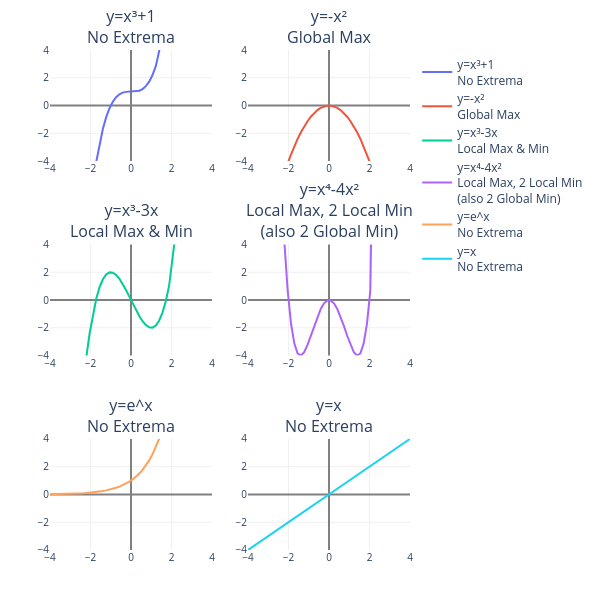

Notebook code cell kept with this figure:
### Markdown cell above
We can see from the graph above that $f(x)$ has the following extrema:
- global minimum at $x=-2$
- a local maximum at $x=0$
- a local minimum at $x=1$

:::{tip} Activity 4
:class: dropdown
Using the graph and intuitive definition of $\frac{\text{d}}{\text{d}x}f(x)$, explain the placement of each of $f(x)$'s critical points.

*Hint: think about what it means for $\frac{\text{d}}{\text{d}x}f(x)$ to be negative, 0, and positive*
:::

A key use case for critical points is in optimization problems, where you want to find the maximum or minimum value given some constraints.  

It's completely possible for functions to not have any global or local extrema, or any extrema at all. For example, our graph above doesn't have a global maximum, since the function infinitely increasing for all $x<-2$ and $x>1$. The plots below are some additional examples of functions with varying amounts and types of extrema.

### Code cell
from utils import plot_functions_grid
import numpy as np
f_0 = lambda x: x**3 + 1
f_1 = lambda x: -x**2
f_2 = lambda x: x**3 - 3*x
f_3 = lambda x: x**4 - 4*x**2
f_4 = lambda x: np.exp(x)
f_5 = lambda x: x
f_list = [f_0, f_1, f_2, f_3, f_4, f_5]
f_titles = ["y=x³+1<br>No Extrema", 
            "y=-x²<br>Global Max",
            "y=x³-3x<br>Local Max & Min", 
            "y=x⁴-4x²<br>Local Max, 2 Local Min<br>(also 2 Global Min)",
            "y=e^x<br>No Extrema",
            "y=x<br>No Extrema"]
x_range = (-4, 4)
y_range = (-4, 4)
plot_functions_grid(f_list, f_titles, x_range=x_range, y_range=y_range, rows=3, cols=2)

### Figure 1 — Plotly figure (JSON) as saved in the notebook; plotly's stock layout.template omitted (floating-point values rounded to 4 significant figures)
{"data": [{"mode": "lines", "name": "y=x³+1<br>No Extrema", "type": "scatter", "x": [-4, -3.837, -3.673, -3.51, -3.347, -3.184, -3.02, -2.857, -2.694, -2.531, -2.367, -2.204, -2.041, -1.878, -1.714, -1.551, -1.388, -1.224, -1.061, -0.898, -0.7347, -0.5714, -0.4082, -0.2449, -0.08163, 0.08163, 0.2449, 0.4082, 0.5714, 0.7347, 0.898, 1.061, 1.224, 1.388, 1.551, 1.714, 1.878, 2.041, 2.204, 2.367, 2.531, 2.694, 2.857, 3.02, 3.184, 3.347, 3.51, 3.673, 3.837, 4], "xaxis": "x", "y": [-63, -55.48, -48.57, -42.25, -36.49, -31.27, -26.55, -22.32, -18.55, -15.21, -12.27, -9.707, -7.5, -5.619, -4.038, -2.731, -1.673, -0.836, -0.1951, 0.2759, 0.6034, 0.8134, 0.932, 0.9853, 0.9995, 1.001, 1.015, 1.068, 1.187, 1.397, 1.724, 2.195, 2.836, 3.673, 4.731, 6.038, 7.619, 9.5, 11.71, 14.27, 17.21, 20.55, 24.32, 28.55, 33.27, 38.49, 44.25, 50.57, 57.48, 65], "yaxis": "y"}, {"mode": "lines", "name": "y=-x²<br>Global Max", "type": "scatter", "x": [-4, -3.837, -3.673, -3.51, -3.347, -3.184, -3.02, -2.857, -2.694, -2.531, -2.367, -2.204, -2.041, -1.878, -1.714, -1.551, -1.388, -1.224, -1.061, -0.898, -0.7347, -0.5714, -0.4082, -0.2449, -0.08163, 0.08163, 0.2449, 0.4082, 0.5714, 0.7347, 0.898, 1.061, 1.224, 1.388, 1.551, 1.714, 1.878, 2.041, 2.204, 2.367, 2.531, 2.694, 2.857, 3.02, 3.184, 3.347, 3.51, 3.673, 3.837, 4], "xaxis": "x2", "y": [-16, -14.72, -13.49, -12.32, -11.2, -10.14, -9.123, -8.163, -7.257, -6.404, -5.604, -4.858, -4.165, -3.525, -2.939, -2.406, -1.926, -1.499, -1.126, -0.8063, -0.5398, -0.3265, -0.1666, -0.05998, -0.006664, -0.006664, -0.05998, -0.1666, -0.3265, -0.5398, -0.8063, -1.126, -1.499, -1.926, -2.406, -2.939, -3.525, -4.165, -4.858, -5.604, -6.404, -7.257, -8.163, -9.123, -10.14, -11.2, -12.32, -13.49, -14.72, -16], "yaxis": "y2"}, {"mode": "lines", "name": "y=x³-3x<br>Local Max & Min", "type": "scatter", "x": [-4, -3.837, -3.673, -3.51, -3.347, -3.184, -3.02, -2.857, -2.694, -2.531, -2.367, -2.204, -2.041, -1.878, -1.714, -1.551, -1.388, -1.224, -1.061, -0.898, -0.7347, -0.5714, -0.4082, -0.2449, -0.08163, 0.08163, 0.2449, 0.4082, 0.5714, 0.7347, 0.898, 1.061, 1.224, 1.388, 1.551, 1.714, 1.878, 2.041, 2.204, 2.367, 2.531, 2.694, 2.857, 3.02, 3.184, 3.347, 3.51, 3.673, 3.837, 4], "xaxis": "x3", "y": [-52, -44.97, -38.55, -32.72, -27.45, -22.72, -18.49, -14.75, -11.47, -8.614, -6.165, -4.095, -2.377, -0.9861, 0.105, 0.9218, 1.491, 1.837, 1.989, 1.97, 1.808, 1.528, 1.156, 0.72, 0.2444, -0.2444, -0.72, -1.156, -1.528, -1.808, -1.97, -1.989, -1.837, -1.491, -0.9218, -0.105, 0.9861, 2.377, 4.095, 6.165, 8.614, 11.47, 14.75, 18.49, 22.72, 27.45, 32.72, 38.55, 44.97, 52], "yaxis": "y3"}, {"mode": "lines", "name": "y=x⁴-4x²<br>Local Max, 2 Local Min<br>(also 2 Global Min)", "type": "scatter", "x": [-4, -3.837, -3.673, -3.51, -3.347, -3.184, -3.02, -2.857, -2.694, -2.531, -2.367, -2.204, -2.041, -1.878, -1.714, -1.551, -1.388, -1.224, -1.061, -0.898, -0.7347, -0.5714, -0.4082, -0.2449, -0.08163, 0.08163, 0.2449, 0.4082, 0.5714, 0.7347, 0.898, 1.061, 1.224, 1.388, 1.551, 1.714, 1.878, 2.041, 2.204, 2.367, 2.531, 2.694, 2.857, 3.02, 3.184, 3.347, 3.51, 3.673, 3.837, 4], "xaxis": "x4", "y": [192, 157.8, 128.1, 102.5, 80.68, 62.19, 46.74, 33.99, 23.64, 15.4, 8.991, 4.168, 0.6869, -1.674, -3.119, -3.835, -3.995, -3.749, -3.236, -2.575, -1.868, -1.2, -0.6386, -0.2363, -0.02661, -0.02661, -0.2363, -0.6386, -1.2, -1.868, -2.575, -3.236, -3.749, -3.995, -3.835, -3.119, -1.674, 0.6869, 4.168, 8.991, 15.4, 23.64, 33.99, 46.74, 62.19, 80.68, 102.5, 128.1, 157.8, 192], "yaxis": "y4"}, {"mode": "lines", "name": "y=e^x<br>No Extrema", "type": "scatter", "x": [-4, -3.837, -3.673, -3.51, -3.347, -3.184, -3.02, -2.857, -2.694, -2.531, -2.367, -2.204, -2.041, -1.878, -1.714, -1.551, -1.388, -1.224, -1.061, -0.898, -0.7347, -0.5714, -0.4082, -0.2449, -0.08163, 0.08163, 0.2449, 0.4082, 0.5714, 0.7347, 0.898, 1.061, 1.224, 1.388, 1.551, 1.714, 1.878, 2.041, 2.204, 2.367, 2.531, 2.694, 2.857, 3.02, 3.184, 3.347, 3.51, 3.673, 3.837, 4], "xaxis": "x5", "y": [0.01832, 0.02156, 0.02539, 0.02989, 0.03519, 0.04143, 0.04878, 0.05743, 0.06762, 0.07961, 0.09373, 0.1104, 0.1299, 0.153, 0.1801, 0.212, 0.2496, 0.2939, 0.346, 0.4074, 0.4797, 0.5647, 0.6649, 0.7828, 0.9216, 1.085, 1.277, 1.504, 1.771, 2.085, 2.455, 2.89, 3.402, 4.006, 4.716, 5.553, 6.537, 7.697, 9.062, 10.67, 12.56, 14.79, 17.41, 20.5, 24.14, 28.42, 33.46, 39.39, 46.37, 54.6], "yaxis": "y5"}, {"mode": "lines", "name": "y=x<br>No Extrema", "type": "scatter", "x": [-4, -3.837, -3.673, -3.51, -3.347, -3.184, -3.02, -2.857, -2.694, -2.531, -2.367, -2.204, -2.041, -1.878, -1.714, -1.551, -1.388, -1.224, -1.061, -0.898, -0.7347, -0.5714, -0.4082, -0.2449, -0.08163, 0.08163, 0.2449, 0.4082, 0.5714, 0.7347, 0.898, 1.061, 1.224, 1.388, 1.551, 1.714, 1.878, 2.041, 2.204, 2.367, 2.531, 2.694, 2.857, 3.02, 3.184, 3.347, 3.51, 3.673, 3.837, 4], "xaxis": "x6", "y": [-4, -3.837, -3.673, -3.51, -3.347, -3.184, -3.02, -2.857, -2.694, -2.531, -2.367, -2.204, -2.041, -1.878, -1.714, -1.551, -1.388, -1.224, -1.061, -0.898, -0.7347, -0.5714, -0.4082, -0.2449, -0.08163, 0.08163, 0.2449, 0.4082, 0.5714, 0.7347, 0.898, 1.061, 1.224, 1.388, 1.551, 1.714, 1.878, 2.041, 2.204, 2.367, 2.531, 2.694, 2.857, 3.02, 3.184, 3.347, 3.51, 3.673, 3.837, 4], "yaxis": "y6"}], "layout": {"annotations": [{"font": {"size": 16}, "showarrow": false, "text": "y=x³+1<br>No Extrema", "x": 0.225, "xanchor": "center", "xref": "paper", "y": 1, "yanchor": "bottom", "yref": "paper"}, {"font": {"size": 16}, "showarrow": false, "text": "y=-x²<br>Global Max", "x": 0.775, "xanchor": "center", "xref": "paper", "y": 1, "yanchor": "bottom", "yref": "paper"}, {"font": {"size": 16}, "showarrow": false, "text": "y=x³-3x<br>Local Max & Min", "x": 0.225, "xanchor": "center", "xref": "paper", "y": 0.6111, "yanchor": "bottom", "yref": "paper"}, {"font": {"size": 16}, "showarrow": false, "text": "y=x⁴-4x²<br>Local Max, 2 Local Min<br>(also 2 Global Min)", "x": 0.775, "xanchor": "center", "xref": "paper", "y": 0.6111, "yanchor": "bottom", "yref": "paper"}, {"font": {"size": 16}, "showarrow": false, "text": "y=e^x<br>No Extrema", "x": 0.225, "xanchor": "center", "xref": "paper", "y": 0.2222, "yanchor": "bottom", "yref": "paper"}, {"font": {"size": 16}, "showarrow": false, "text": "y=x<br>No Extrema", "x": 0.775, "xanchor": "center", "xref": "paper", "y": 0.2222, "yanchor": "bottom", "yref": "paper"}], "font": {}, "height": 600, "margin": {"b": 50, "l": 50, "r": 50, "t": 50}, "paper_bgcolor": "white", "plot_bgcolor": "white", "showlegend": true, "width": 600, "xaxis": {"anchor": "y", "domain": [0, 0.45], "gridcolor": "#f0f0f0", "range": [-4, 4], "tickfont": {"size": 10}, "title": {"text": ""}, "zerolinecolor": "gray"}, "xaxis2": {"anchor": "y2", "domain": [0.55, 1], "gridcolor": "#f0f0f0", "range": [-4, 4], "tickfont": {"size": 10}, "title": {"text": ""}, "zerolinecolor": "gray"}, "xaxis3": {"anchor": "y3", "domain": [0, 0.45], "gridcolor": "#f0f0f0", "range": [-4, 4], "tickfont": {"size": 10}, "title": {"text": ""}, "zerolinecolor": "gray"}, "xaxis4": {"anchor": "y4", "domain": [0.55, 1], "gridcolor": "#f0f0f0", "range": [-4, 4], "tickfont": {"size": 10}, "title": {"text": ""}, "zerolinecolor": "gray"}, "xaxis5": {"anchor": "y5", "domain": [0, 0.45], "gridcolor": "#f0f0f0", "range": [-4, 4], "tickfont": {"size": 10}, "title": {"text": ""}, "zerolinecolor": "gray"}, "xaxis6": {"anchor": "y6", "domain": [0.55, 1], "gridcolor": "#f0f0f0", "range": [-4, 4], "tickfont": {"size": 10}, "title": {"text": ""}, "zerolinecolor": "gray"}, "yaxis": {"anchor": "x", "domain": [0.7778, 1], "gridcolor": "#f0f0f0", "range": [-4, 4], "tickfont": {"size": 10}, "title": {"text": ""}, "zerolinecolor": "gray"}, "yaxis2": {"anchor": "x2", "domain": [0.7778, 1], "gridcolor": "#f0f0f0", "range": [-4, 4], "tickfont": {"size": 10}, "title": {"text": ""}, "zerolinecolor": "gray"}, "yaxis3": {"anchor": "x3", "domain": [0.3889, 0.6111], "gridcolor": "#f0f0f0", "range": [-4, 4], "tickfont": {"size": 10}, "title": {"text": ""}, "zerolinecolor": "gray"}, "yaxis4": {"anchor": "x4", "domain": [0.3889, 0.6111], "gridcolor": "#f0f0f0", "range": [-4, 4], "tickfont": {"size": 10}, "title": {"text": ""}, "zerolinecolor": "gray"}, "yaxis5": {"anchor": "x5", "domain": [0, 0.2222], "gridcolor": "#f0f0f0", "range": [-4, 4], "tickfont": {"size": 10}, "title": {"text": ""}, "zerolinecolor": "gray"}, "yaxis6": {"anchor": "x6", "domain": [0, 0.2222], "gridcolor": "#f0f0f0", "range": [-4, 4], "tickfont": {"size": 10}, "title": {"text": ""}, "zerolinecolor": "gray"}}}
